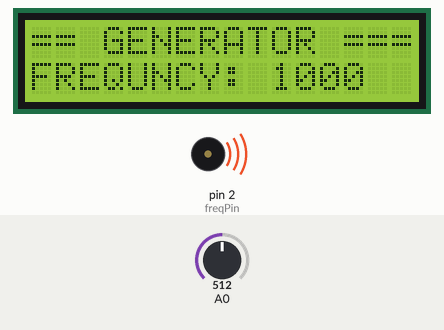
Recording of a sketch running on a simulated Arduino Uno, built with avr-gcc and run on an emulated ATmega328P. Shown: 16×2 character LCD, buzzer (waves = sounding). The inputs (shaded band) are chosen by the test bench; at power-on: A0 = 512.

Above: at 1.2 s.
1.3 s: A0 set to 387
2.8 s: A0 set to 364
At 2.95 s:
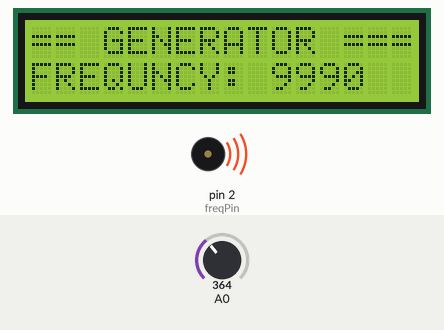
4.3 s: A0 set to 390
At 5.3 s:
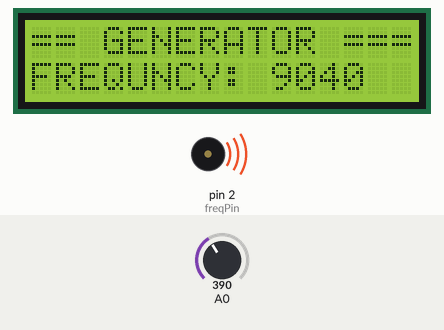
Timing chart, 0 to 7.3 s (numbered marks = the images above; inputs shaded):
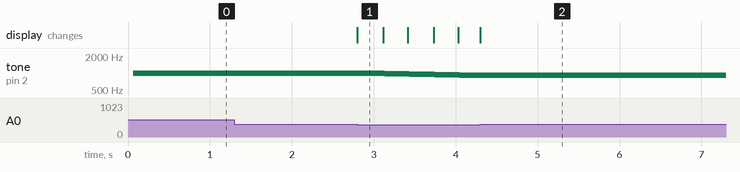

The sketch:

KeypadShield_FreqGenerator.ino
```cpp
// ==== KEYPAD FREQUENCY GENERATOR ====

// FREQUENCY PIN: 3
// PRESS UP-DOWN BUTTONS TO CHANGE FREQUENCY

// Created by Alexander Noyanov
// 17.05.2018

//Sample using LiquidCrystal library
#include <LiquidCrystal.h>

// select the pins used on the LCD panel
LiquidCrystal lcd(8, 9, 4, 5, 6, 7);

// define some values used by the panel and buttons
int lcd_key     = 0;
int adc_key_in  = 0;
#define btnRIGHT  0
#define btnUP     1
#define btnDOWN   2
#define btnLEFT   3
#define btnSELECT 4
#define btnNONE   5

float delayTime;
int frequency;  // Generating frequency
int freqPin = 2;       // Frequency generating pin
bool flag = false;     // Flag to detect when button pressed and unpressed
// read the buttons
int read_LCD_buttons()
{
 adc_key_in = analogRead(0);      // read the value from the sensor
 // my buttons when read are centered at these valies: 0, 144, 329, 504, 741
 // we add approx 50 to those values and check to see if we are close
 if (adc_key_in > 1000) return btnNONE; // We make this the 1st option for speed reasons since it will be the most likely result
 // For V1.1 us this threshold
 /*
 if (adc_key_in < 50)   return btnRIGHT;
 if (adc_key_in < 250)  return btnUP;
 if (adc_key_in < 450)  return btnDOWN;
 if (adc_key_in < 650)  return btnLEFT;
 if (adc_key_in < 850)  return btnSELECT;
*/
 // For V1.0 comment the other threshold and use the one below:

 if (adc_key_in < 50)   return btnRIGHT;
 if (adc_key_in < 195)  return btnUP;
 if (adc_key_in < 380)  return btnDOWN;
 if (adc_key_in < 555)  return btnLEFT;
 if (adc_key_in < 790)  return btnSELECT;

 return btnNONE;  // when all others fail, return this...
}

// Generating frequency on selected pin:
void generateFrequency(int delayTime, int pin)
{
 digitalWrite(pin,HIGH);    // Turn this pin ON
 delay(delayTime);          // Waiting
 digitalWrite(pin,LOW);     // Turning OFF the pin
 delay(delayTime);          // Waiting again
}

void setup() {
  // put your setup code here, to run once:
 lcd.begin(16, 2);                 // start the library
 lcd.setCursor(0,0);
 lcd.print("== GENERATOR ==="); // print a simple message
 lcd.setCursor(0,1);
 lcd.print("FREQUNCY:");          // print a simple message
 lcd.setCursor(10,1);             // set cursor to print frequency
 frequency = 1000;
 lcd.print(frequency);
}

void loop() {
  // put your main code here, to run repeatedly:
lcd_key = read_LCD_buttons();  // read the buttons
switch(lcd_key){
  case btnDOWN:
  {
    frequency--;
    lcd.setCursor(10,1);             // set cursor to print frequency
    lcd.print(frequency);
    //flag = true;
    delay(15);
    break;
  }
    case btnUP:
  {
    frequency++;
    lcd.setCursor(10,1);             // set cursor to print frequency
    lcd.print(frequency);
    //flag = true;
    delay(15);
    break;
  }

}
//delayTime = (1/frequency);      // Delay time from frequency
 //generateFrequency( delayTime, freqPin);
tone(freqPin,frequency);

}
```

Measured:
- after the input at 1.3 s, every drawn part: stays the same
- after the input at 2.8 s, tone on pin 2 (freqPin): plays 999 Hz for 0.02 s, 998 Hz for 0.02 s, 997 Hz for 0.02 s, 996 Hz for 0.02 s, 995 Hz for 0.02 s, 994 Hz for 0.02 s … (95 notes in this stretch), starting at once; the display: changes at once (image 1)
- after the input at 4.3 s, tone on pin 2 (freqPin): goes on until 4.3 s, then stays 904 Hz
